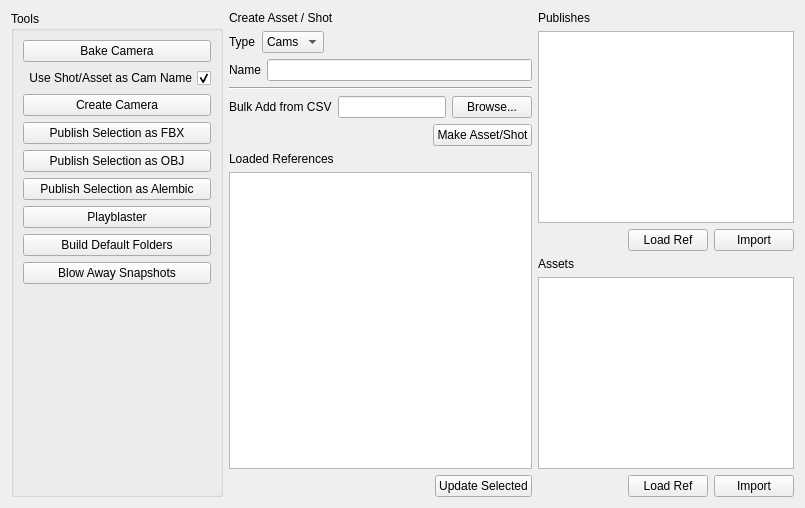
     <widget class="QWidget" name="ToolsTab">
      <attribute name="title">
       <string>Tools - Reference - Assets</string>
      </attribute>
      <layout class="QHBoxLayout" name="horizontalLayout_37">
       <item>
        <widget class="QGroupBox" name="toolsGroup">
         <property name="title">
          <string>Tools</string>
         </property>
         <layout class="QVBoxLayout" name="verticalLayout_4">
          <item>
           <widget class="QPushButton" name="bakeCam_btn">
            <property name="text">
             <string>Bake Camera</string>
            </property>
           </widget>
          </item>
          <item>
           <widget class="QCheckBox" name="bakeCamSceneName">
            <property name="toolTip">
             <string>Renames the baked camera to include the shot or asset name</string>
            </property>
            <property name="layoutDirection">
             <enum>Qt::LayoutDirection::RightToLeft</enum>
            </property>
            <property name="text">
             <string>Use Shot/Asset as Cam Name</string>
            </property>
            <property name="checked">
             <bool>true</bool>
            </property>
           </widget>
          </item>
          <item>
           <widget class="QPushButton" name="createCam_btn">
            <property name="text">
             <string>Create Camera</string>
            </property>
           </widget>
          </item>
          <item>
           <widget class="QPushButton" name="fbxPub_btn">
            <property name="text">
             <string>Publish Selection as FBX</string>
            </property>
           </widget>
          </item>
          <item>
           <widget class="QPushButton" name="objPub_btn">
            <property name="text">
             <string>Publish Selection as OBJ</string>
            </property>
           </widget>
          </item>
          <item>
           <widget class="QPushButton" name="abcPub_btn">
            <property name="text">
             <string>Publish Selection as Alembic</string>
            </property>
           </widget>
          </item>
          <item>
           <widget class="QPushButton" name="playblast_btn">
            <property name="text">
             <string>Playblaster</string>
            </property>
           </widget>
          </item>
          <item>
           <widget class="QPushButton" name="build_folders_btn">
            <property name="text">
             <string>Build Default Folders</string>
            </property>
           </widget>
          </item>
          <item>
           <widget class="QPushButton" name="blowAwaySnaps_btn">
            <property name="text">
             <string>Blow Away Snapshots</string>
            </property>
           </widget>
          </item>
          <item>
           <spacer name="verticalSpacer">
            <property name="orientation">
             <enum>Qt::Orientation::Vertical</enum>
            </property>
            <property name="sizeHint" stdset="0">
             <size>
              <width>20</width>
              <height>40</height>
             </size>
            </property>
           </spacer>
          </item>
         </layout>
        </widget>
       </item>
       <item>
        <layout class="QVBoxLayout" name="verticalLayout_11">
         <item>
          <layout class="QVBoxLayout" name="verticalLayout_10">
           <item>
            <widget class="QLabel" name="create_Asset_label">
             <property name="styleSheet">
              <string notr="true">font: 700 12pt &quot;Segoe UI&quot;;</string>
             </property>
             <property name="text">
              <string>Create Asset / Shot</string>
             </property>
            </widget>
           </item>
           <item>
            <layout class="QHBoxLayout" name="horizontalLayout_3">
             <item>
              <widget class="QLabel" name="assetShot_type_label">
               <property name="toolTip">
                <string>Create a new Asset or Shot.  Adding an asset or shot here creates a folder and a base model or layout file.  In assets it will also create lookdev and rig files and reference the model file into it.</string>
               </property>
               <property name="text">
                <string>Type</string>
               </property>
               <property name="buddy">
                <cstring>assetShot_type</cstring>
               </property>
              </widget>
             </item>
             <item>
              <widget class="QComboBox" name="assetShot_type">
               <property name="toolTip">
                <string>Create a new Asset or Shot.  Adding an asset or shot here creates a folder and a base model or layout file.  In assets it will also create lookdev and rig files and reference the model file into it.</string>
               </property>
               <item>
                <property name="text">
                 <string>Cams</string>
                </property>
               </item>
               <item>
                <property name="text">
                 <string>Char</string>
                </property>
               </item>
               <item>
                <property name="text">
                 <string>Env</string>
                </property>
               </item>
               <item>
                <property name="text">
                 <string>Prop</string>
                </property>
               </item>
               <item>
                <property name="text">
                 <string>Shots</string>
                </property>
               </item>
               <item>
                <property name="text">
                 <string>Veh</string>
                </property>
               </item>
              </widget>
             </item>
             <item>
              <spacer name="horizontalSpacer_20">
               <property name="orientation">
                <enum>Qt::Orientation::Horizontal</enum>
               </property>
               <property name="sizeHint" stdset="0">
                <size>
                 <width>40</width>
                 <height>20</height>
                </size>
               </property>
              </spacer>
             </item>
            </layout>
           </item>
           <item>
            <layout class="QHBoxLayout" name="horizontalLayout_33">
             <item>
              <widget class="QLabel" name="asset_name_label">
               <property name="toolTip">
                <string>The name or the asset or shot.  Do not add show codes or other details that you don't want added to the name</string>
               </property>
               <property name="text">
                <string>Name</string>
               </property>
               <property name="buddy">
                <cstring>asset_name</cstring>
               </property>
              </widget>
             </item>
             <item>
              <widget class="QLineEdit" name="asset_name">
               <property name="toolTip">
                <string>The name or the asset or shot.  Do not add show codes or other details that you don't want added to the name</string>
               </property>
              </widget>
             </item>
            </layout>
           </item>
           <item>
            <widget class="Line" name="line_7">
             <property name="orientation">
              <enum>Qt::Orientation::Horizontal</enum>
             </property>
            </widget>
           </item>
           <item>
            <layout class="QHBoxLayout" name="horizontalLayout_36">
             <item>
              <widget class="QLabel" name="bulk_add_label">
               <property name="toolTip">
                <string>&lt;html&gt;&lt;head/&gt;&lt;body&gt;&lt;p&gt;You can add a bulk of items from a CSV file. &lt;/p&gt;&lt;p&gt;The CSV file must not have a header.&lt;/p&gt;&lt;p&gt;The first column must be the asset or shot name.&lt;/p&gt;&lt;p&gt;The second column must be the Type (Cams, Char, Env, Prop, Veh,, or Shot).&lt;/p&gt;&lt;p&gt;If the second column is blank, the root scenes folder will be used.&lt;/p&gt;&lt;p&gt;Do not add a Name in the Name field if using this option.&lt;/p&gt;&lt;p&gt;Bulk item add only creates the folder structures and not new files.&lt;/p&gt;&lt;/body&gt;&lt;/html&gt;</string>
               </property>
               <property name="text">
                <string>Bulk Add from CSV</string>
               </property>
              </widget>
             </item>
             <item>
              <widget class="QLineEdit" name="bulk_add">
               <property name="toolTip">
                <string>&lt;html&gt;&lt;head/&gt;&lt;body&gt;&lt;p&gt;You can add a bulk of items from a CSV file. &lt;/p&gt;&lt;p&gt;The CSV file must not have a header.&lt;/p&gt;&lt;p&gt;The first column must be the asset or shot name.&lt;/p&gt;&lt;p&gt;The second column must be the Type (Cams, Char, Env, Prop, Veh,, or Shot).&lt;/p&gt;&lt;p&gt;If the second column is blank, the root scenes folder will be used.&lt;/p&gt;&lt;p&gt;Do not add a Name in the Name field if using this option.&lt;/p&gt;&lt;p&gt;Bulk item add only creates the folder structures and not new files.&lt;/p&gt;&lt;/body&gt;&lt;/html&gt;</string>
               </property>
              </widget>
             </item>
             <item>
              <widget class="QPushButton" name="bulk_add_btn">
               <property name="text">
                <string>Browse...</string>
               </property>
              </widget>
             </item>
            </layout>
           </item>
           <item>
            <layout class="QHBoxLayout" name="horizontalLayout_34">
             <item>
              <spacer name="horizontalSpacer_19">
               <property name="orientation">
                <enum>Qt::Orientation::Horizontal</enum>
               </property>
               <property name="sizeHint" stdset="0">
                <size>
                 <width>40</width>
                 <height>20</height>
                </size>
               </property>
              </spacer>
             </item>
             <item>
              <widget class="QPushButton" name="make_asset_btn">
               <property name="toolTip">
                <string>Creates the asset or shot</string>
               </property>
               <property name="text">
                <string>Make Asset/Shot</string>
               </property>
              </widget>
             </item>
            </layout>
           </item>
          </layout>
         </item>
         <item>
          <layout class="QVBoxLayout" name="verticalLayout_5">
           <item>
            <widget class="QLabel" name="referenceListLabel">
             <property name="toolTip">
              <string>&lt;html&gt;&lt;head/&gt;&lt;body&gt;&lt;p&gt;This is a list of references that have been added to your scene.  &lt;/p&gt;&lt;p&gt;Green references are up to date.  &lt;/p&gt;&lt;p&gt;Red references are out of date&lt;/p&gt;&lt;/body&gt;&lt;/html&gt;</string>
             </property>
             <property name="styleSheet">
              <string notr="true">font: 700 12pt &quot;Segoe UI&quot;;</string>
             </property>
             <property name="text">
              <string>Loaded References</string>
             </property>
             <property name="buddy">
              <cstring>referenceList</cstring>
             </property>
            </widget>
           </item>
           <item>
            <widget class="QListWidget" name="referenceList">
             <property name="toolTip">
              <string>&lt;html&gt;&lt;head/&gt;&lt;body&gt;&lt;p&gt;This is a list of references that have been added to your scene.  &lt;/p&gt;&lt;p&gt;Green references are up to date.  &lt;/p&gt;&lt;p&gt;Red references are out of date&lt;/p&gt;&lt;/body&gt;&lt;/html&gt;</string>
             </property>
             <property name="alternatingRowColors">
              <bool>true</bool>
             </property>
            </widget>
           </item>
           <item>
            <layout class="QHBoxLayout" name="horizontalLayout">
             <item>
              <spacer name="horizontalSpacer_3">
               <property name="orientation">
                <enum>Qt::Orientation::Horizontal</enum>
               </property>
               <property name="sizeHint" stdset="0">
                <size>
                 <width>40</width>
                 <height>20</height>
                </size>
               </property>
              </spacer>
             </item>
             <item>
              <widget class="QPushButton" name="updateRefs_btn">
               <property name="text">
                <string>Update Selected</string>
               </property>
              </widget>
             </item>
            </layout>
           </item>
          </layout>
         </item>
        </layout>
       </item>
       <item>
        <layout class="QVBoxLayout" name="verticalLayout_13">
         <item>
          <layout class="QVBoxLayout" name="verticalLayout_6">
           <item>
            <layout class="QVBoxLayout" name="verticalLayout_12">
             <item>
              <widget class="QLabel" name="publishes_tree_label">
               <property name="toolTip">
                <string>The list of items that have been published for the project</string>
               </property>
               <property name="styleSheet">
                <string notr="true">font: 700 12pt &quot;Segoe UI&quot;;</string>
               </property>
               <property name="text">
                <string>Publishes</string>
               </property>
               <property name="buddy">
                <cstring>publishes_tree</cstring>
               </property>
              </widget>
             </item>
             <item>
              <widget class="QTreeWidget" name="publishes_tree">
               <property name="toolTip">
                <string>The list of items that have been published for the project</string>
               </property>
               <property name="alternatingRowColors">
                <bool>true</bool>
               </property>
               <property name="headerHidden">
                <bool>true</bool>
               </property>
               <column>
                <property name="text">
                 <string notr="true">1</string>
                </property>
               </column>
              </widget>
             </item>
             <item>
              <layout class="QHBoxLayout" name="horizontalLayout_35">
               <item>
                <spacer name="horizontalSpacer_21">
                 <property name="orientation">
                  <enum>Qt::Orientation::Horizontal</enum>
                 </property>
                 <property name="sizeHint" stdset="0">
                  <size>
                   <width>40</width>
                   <height>20</height>
                  </size>
                 </property>
                </spacer>
               </item>
               <item>
                <widget class="QPushButton" name="loadRef_3_btn">
                 <property name="text">
                  <string>Load Ref</string>
                 </property>
                </widget>
               </item>
               <item>
                <widget class="QPushButton" name="import_3_btn">
                 <property name="text">
                  <string>Import</string>
                 </property>
                </widget>
               </item>
              </layout>
             </item>
            </layout>
           </item>
           <item>
            <widget class="QLabel" name="assetTreeLabel">
             <property name="toolTip">
              <string>&lt;html&gt;&lt;head/&gt;&lt;body&gt;&lt;p&gt;The list of assets in the assets folder.  &lt;/p&gt;&lt;p&gt;This is usually just FBX, OBJ or Alembic files but can be other items as well.  &lt;/p&gt;&lt;p&gt;These files are not considered Published.&lt;/p&gt;&lt;/body&gt;&lt;/html&gt;</string>
             </property>
             <property name="styleSheet">
              <string notr="true">font: 700 12pt &quot;Segoe UI&quot;;</string>
             </property>
             <property name="text">
              <string>Assets</string>
             </property>
             <property name="buddy">
              <cstring>assetTree</cstring>
             </property>
            </widget>
           </item>
           <item>
            <widget class="QTreeWidget" name="assetTree">
             <property name="toolTip">
              <string>&lt;html&gt;&lt;head/&gt;&lt;body&gt;&lt;p&gt;The list of assets in the assets folder.  &lt;/p&gt;&lt;p&gt;This is usually just FBX, OBJ or Alembic files but can be other items as well.  &lt;/p&gt;&lt;p&gt;These files are not considered Published.&lt;/p&gt;&lt;/body&gt;&lt;/html&gt;</string>
             </property>
             <property name="alternatingRowColors">
              <bool>true</bool>
             </property>
             <property name="headerHidden">
              <bool>true</bool>
             </property>
             <column>
              <property name="text">
               <string notr="true">1</string>
              </property>
             </column>
            </widget>
           </item>
           <item>
            <layout class="QHBoxLayout" name="horizontalLayout_2">
             <item>
              <spacer name="horizontalSpacer_4">
               <property name="orientation">
                <enum>Qt::Orientation::Horizontal</enum>
               </property>
               <property name="sizeHint" stdset="0">
                <size>
                 <width>40</width>
                 <height>20</height>
                </size>
               </property>
              </spacer>
             </item>
             <item>
              <widget class="QPushButton" name="loadRef_2_btn">
               <property name="text">
                <string>Load Ref</string>
               </property>
              </widget>
             </item>
             <item>
              <widget class="QPushButton" name="import_2_btn">
               <property name="text">
                <string>Import</string>
               </property>
              </widget>
             </item>
            </layout>
           </item>
          </layout>
         </item>
        </layout>
       </item>
      </layout>
     </widget>
